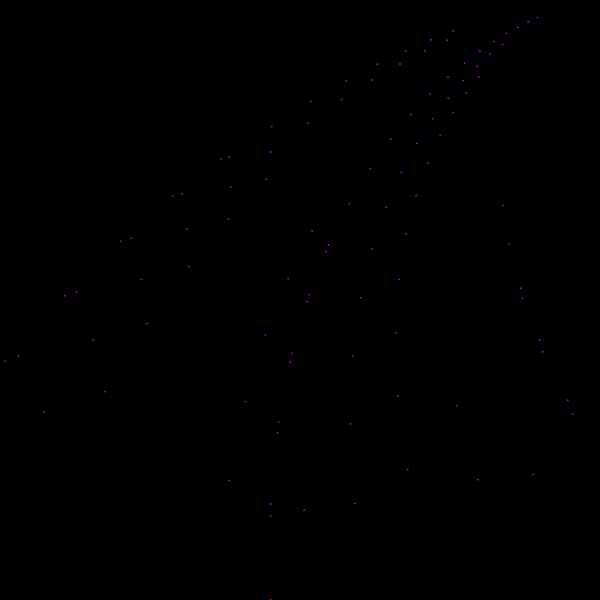
Frame 1 (no input)
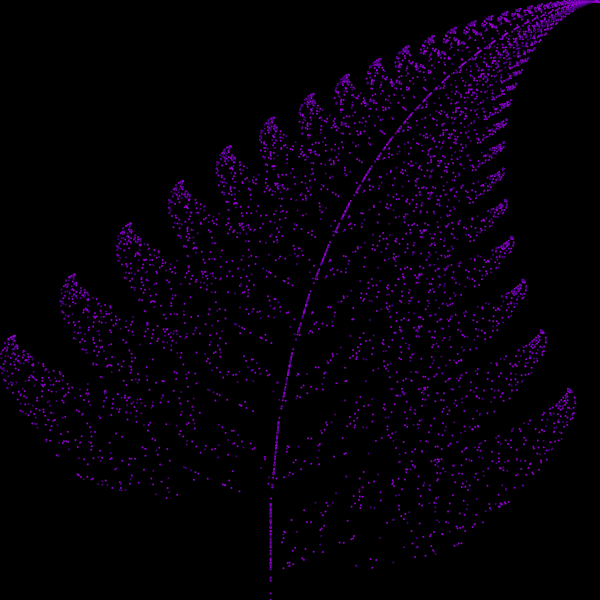
Frame 60 (no input)
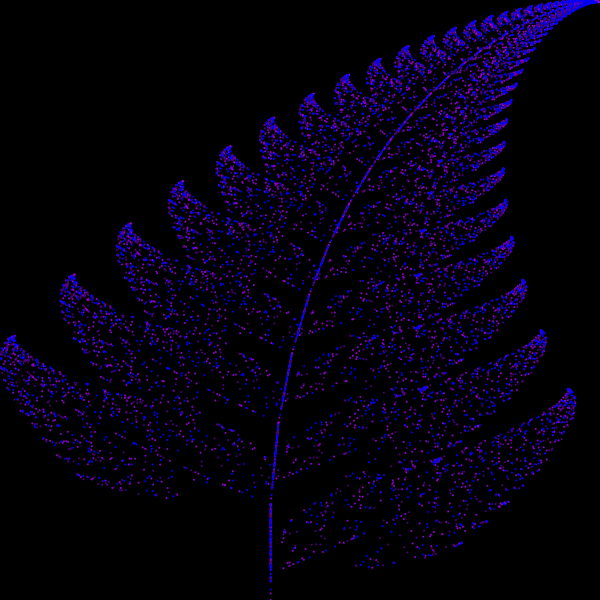
Frame 120 (the mouse pressed at the canvas centre since frame 60)

The p5.js sketch that drew these frames (run headless with seeded random() and noise() and a simulated clock; from frame 60 on, the mouse is pressed at the canvas centre):

// p5.js sketch
// ── sketch.js
//DO NOT CHANGE THESE//
let x = 0,
  y = 0;
let nextX, nextY;
let colours = [];
let r;
let currentI = 0;
let iterator = 0;
let ile = 0;
let trybKoloru;
//END//

//USER CONFIG//
//
//default:4000
let z = 4000; //do 4. trybu kolorów, ilość punktów w jednym kolorze

//default:15000
let limit = 15000; //do 5., ilość punktów przed zmianą koloru

//default:2000 lub 200 lub 20
let dilej = 2000; //do 5., jest to delay przed wyczyszczeniem tła po rysowaniu

//default:30
let frames = 30; //określa ilość klatek na sekundę

//default:100
let v = 100; //określa ilość rysowanych punktów na klatkę

//
// END USER CONFIG //

function setup() {
  createCanvas(600, 600);
  frameRate(frames);
  background(0);
  colours[0] = color(148, 0, 211);
  colours[1] = color(75, 0, 130);
  colours[2] = color(0, 0, 255);
  colours[3] = color(0, 255, 0);
  colours[4] = color(255, 255, 0);
  colours[5] = color(255, 127, 0);
  colours[6] = color(255, 0, 0);

  pickRandomColorMode();
}

function draw() {
  for (let i = 0; i < v; i++) {
    switch (trybKoloru) {
      case '1':
        stroke(pickColour1());
        break;
      case '2':
        stroke(pickColour2());
        break;
      case '3':
        stroke(pickColour3());
        break;
      case '4':
        stroke(pickColour4());
        break;
      case '5':
        stroke(pickColour5());
        break;
    }
    drawPoint();
    nextPoint();
    ile++;
  }
}

function nextPoint() {
  r = random(1);

  if (r < 0.01) {
    //1
    nextX = 0;
    nextY = 0.16 * y;
  } else if (r < 0.86) {
    //2
    nextX = 0.85 * x + 0.04 * y;
    nextY = -0.04 * x + 0.85 * y + 1.6;
  } else if (r < 0.93) {
    //3
    nextX = 0.20 * x + -0.26 * y;
    nextY = 0.23 * x + 0.22 * y + 1.6;
  } else {
    //4
    nextX = -0.15 * x + 0.28 * y;
    nextY = 0.26 * x + 0.24 * y + 0.44;
  }

  x = nextX;
  y = nextY;
}

function drawPoint() {
  let px = map(x, -2.1820, 2.6558, 0, width);
  let py = map(y, 0, 9.9983, height, 0);

  strokeWeight(2);
  point(px, py);
}

function pickRandomColorMode() {
  let ran = random(1);
  if (ran < 0.20) {
    trybKoloru = '1';
  } else if (ran < 0.40) {
    trybKoloru = '2';
  } else if (ran < 0.60) {
    trybKoloru = '3';
  } else if (ran < 0.80) {
    trybKoloru = '4';
  } else {
    trybKoloru = '5';
  }
}

function pickColour1() { //wersja początkowa - "paski tęczy"
  let currentColour;
  if (x < -1.491) {
    currentColour = colours[0];
  } else if (x < -0.8) {
    currentColour = colours[1];
  } else if (x < -0.109) {
    currentColour = colours[2];
  } else if (x < 0.582) {
    currentColour = colours[3];
  } else if (x < 1.274) {
    currentColour = colours[4];
  } else if (x < 1.965) {
    currentColour = colours[5];
  } else {
    currentColour = colours[6];
  }
  return currentColour;
}

function pickColour2() { //uboga, 4-kolorowa tęcza - nie działa do końca
  let currentColour;

  if (r < 0.01) {
    currentColour = colours[1];
  } else if (r < 0.86) {
    currentColour = colours[3];
  } else if (r < 0.93) {
    currentColour = colours[4];
  } else {
    currentColour = colours[6];
  }

  return currentColour;
}

function pickColour3() { //losowe kolory - nie polecam
  let currentColour;

  let ran = random(1);
  if (ran < 0.143) {
    currentColour = colours[0];
  } else if (ran < 0.286) {
    currentColour = colours[1];
  } else if (ran < 0.429) {
    currentColour = colours[2];
  } else if (ran < 0.571) {
    currentColour = colours[3];
  } else if (ran < 0.714) {
    currentColour = colours[4];
  } else if (ran < 0.857) {
    currentColour = colours[5];
  } else {
    currentColour = colours[6];
  }

  return currentColour;
}

function pickColour4() { //zmiana koloru co z punktów
  let currentColour;
  currentColour = colours[iterator];
  currentI++;
  if (currentI == z) {
    currentI = 0;
    iterator++;
  }
  if (iterator > 6) {
    iterator = 0;
  }

  return currentColour;
}

function pickColour5() { //zmiana koloru co limit punktów z czyszczeniem tła i krótkim
  //delayem pomiędzy
  let currentColour;
  currentColour = colours[iterator];

  if (ile > limit) {
    iterator++;
    ile = 0;
    setTimeout(dilej);
    background(0);
  }
  if (iterator > 6) {
    iterator = 0;
  }

  return currentColour;
}
